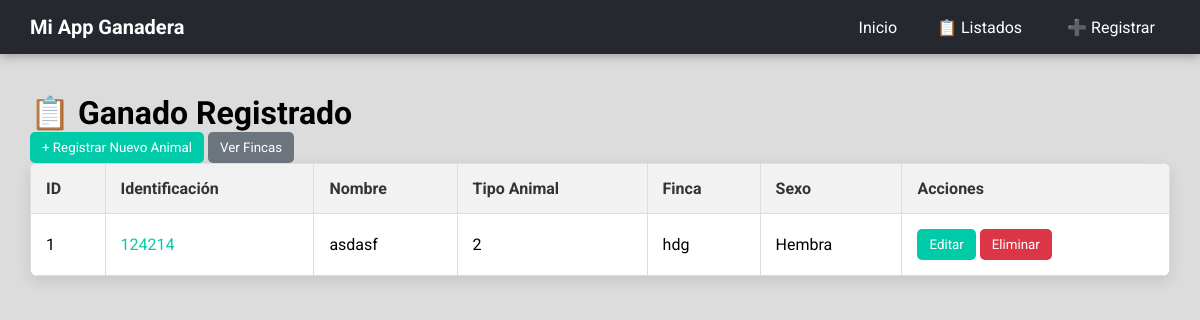
Screenshot of /ganado/lista with the database file from the repository.
### models.py (models this page shows)
class Ganado(Base):
    __tablename__ = "ganados"
    id = Column(Integer, primary_key=True, index=True)
    identificacion = Column(String, index=True, unique=True, nullable=False)
    nombre = Column(String(100), nullable=True)
    edad = Column(Integer, nullable=False)
    sexo = Column(String(10), nullable=False)
    finca_id = Column(Integer, ForeignKey("fincas.id"), nullable=False)
    tipo_animal_id = Column(Integer, ForeignKey("tipos_animales.id"), nullable=False)
    fecha_registro = Column(DateTime, default=datetime.utcnow)
    finca = relationship("Finca", back_populates="ganados")
    tipo_animal = relationship("TipoAnimal", back_populates="ganados")

class TipoAnimal(Base):
    __tablename__ = "tipos_animales"
    id = Column(Integer, primary_key=True, index=True)
    nombre = Column(String, unique=True, index=True)
    ganados = relationship("Ganado", back_populates="tipo_animal")

class Finca(Base):
    __tablename__ = "fincas"
    id = Column(Integer, primary_key=True, index=True)
    nombre = Column(String(100), nullable=False)
    tamaño = Column(Integer, nullable=False)
    ubicacion = Column(String(200), nullable=False)
    fecha_creacion = Column(DateTime, default=datetime.utcnow)
    ganados = relationship(
        "Ganado",
        back_populates="finca",
        cascade="all, delete-orphan"
    )

### routers/ganado.py (the view)
@router.get("/lista")
async def listar_ganado_view(request: Request, db: Session = Depends(get_db)):
    ganados = db.query(models.Ganado).all()
    return templates.TemplateResponse(
        "ganado/lista_ganado.html",
        {"request": request, "ganados": ganados}
    )

### templates/ganado/lista_ganado.html (shortened to what this page needs)
{% extends "base.html" %}
{% block content %}
    <h1 style="margin-top: 10px;">📋 Ganado Registrado</h1>
    <p>
        <a href="/ganado/registrar"><button>+ Registrar Nuevo Animal</button></a>
        <a href="/fincas/lista"><button style="background-color: #6c757d;">Ver Fincas</button></a>
    </p>
    <table>
        <thead>
            <tr>
                <th>ID</th>
                <th>Identificación</th>
                <th>Nombre</th>
                <th>Tipo Animal</th>
                <th>Finca</th>
                <th>Sexo</th>
                <th>Acciones</th>
            </tr>
        </thead>
        <tbody>
            {% if ganados %}
                {% for animal in ganados %}
                    <tr id="ganado-{{ animal.id }}">
                        <td>{{ animal.id }}</td>
                        <td><a href="/ganado/detalle/{{ animal.id }}" style="color: #00cba9; text-decoration: none;">{{ animal.identificacion }}</a></td>
                        <td>{{ animal.nombre or 'N/A' }}</td>
                        <td>{{ animal.tipo_animal.nombre }}</td>
                        <td>{{ animal.finca.nombre }}</td>
                        <td>{{ animal.sexo }}</td>
                        <td>
                            <button onclick="window.location.href='/ganado/editar/{{ animal.id }}'">Editar</button>
                            <button class="btn-eliminar" data-id="{{ animal.id }}" style="background-color: #dc3545;">Eliminar</button>
                        </td>
                    </tr>
                {% endfor %}
            {% else %}
                <tr>
                    <td colspan="7" style="text-align: center;">Aún no hay ganado registrado.</td>
                </tr>
            {% endif %}
        </tbody>
    </table>
{% endblock %}

### static/css/styles.css (style rules this page uses)
* { margin: 0; padding: 0; box-sizing: border-box; font-family: 'Roboto', sans-serif; }
body { background-color: #dcdcdc; min-height: 100vh; display: flex; flex-direction: column; }
table { width: 100%; border-collapse: collapse; background: white; box-shadow: 0 5px 15px rgba(0,0,0,0.1); border-radius: 8px; overflow: hidden; }
table th, table td { padding: 15px; border: 1px solid #ddd; text-align: left; }
table th { background: #f2f2f2; color: #333; font-weight: bold; }
button, input[type="submit"] { background: #00cba9; color: white; padding: 8px 12px; border: none; cursor: pointer; border-radius: 5px; transition: background-color 0.3s; }

### rows the page displays
Ganado: id "1", identificacion "124214", nombre "asdasf", tipo_animal.nombre "2", finca.nombre "hdg", sexo "Hembra"
